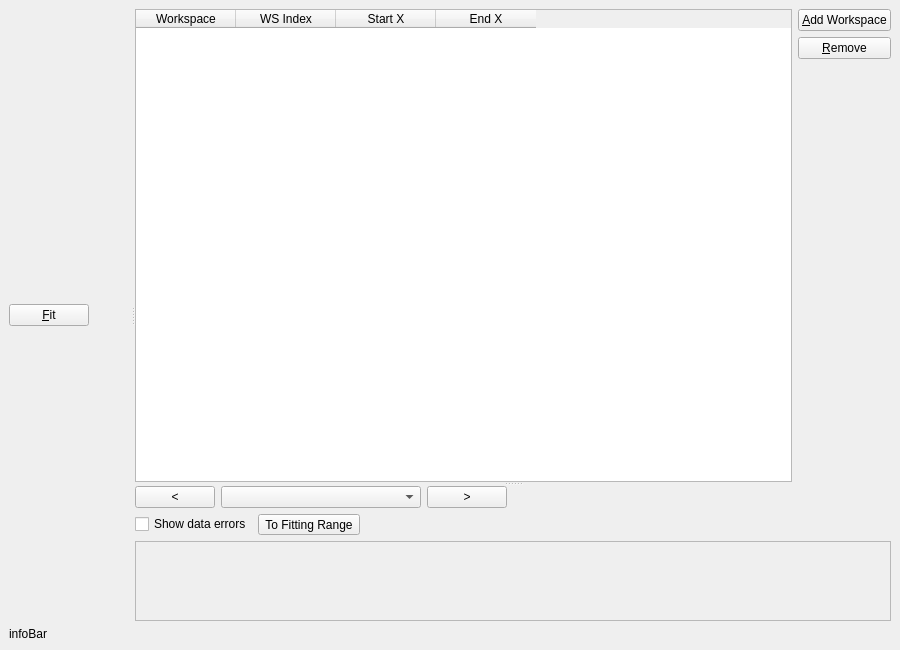
<?xml version="1.0" encoding="UTF-8"?>
<ui version="4.0">
 <class>MultiDatasetFit</class>
 <widget class="QMainWindow" name="MultiDatasetFit">
  <property name="geometry">
   <rect>
    <x>0</x>
    <y>0</y>
    <width>900</width>
    <height>650</height>
   </rect>
  </property>
  <property name="windowTitle">
   <string>Multi-dataset fitting</string>
  </property>
  <widget class="QWidget" name="centralwidget">
   <layout class="QVBoxLayout" name="verticalLayout_3" stretch="1,0">
    <item>
     <widget class="QSplitter" name="hSplitter">
      <property name="orientation">
       <enum>Qt::Horizontal</enum>
      </property>
      <widget class="QWidget" name="verticalLayoutWidget_2">
       <layout class="QVBoxLayout" name="browserLayout">
        <item>
         <layout class="QHBoxLayout" name="horizontalLayout_3">
          <item>
           <widget class="QPushButton" name="btnFit">
            <property name="toolTip">
             <string>Start multi-dataset fitting</string>
            </property>
            <property name="text">
             <string>&amp;Fit</string>
            </property>
           </widget>
          </item>
          <item>
           <spacer name="horizontalSpacer_2">
            <property name="orientation">
             <enum>Qt::Horizontal</enum>
            </property>
            <property name="sizeHint" stdset="0">
             <size>
              <width>40</width>
              <height>20</height>
             </size>
            </property>
           </spacer>
          </item>
         </layout>
        </item>
       </layout>
      </widget>
      <widget class="QSplitter" name="vSplitter">
       <property name="orientation">
        <enum>Qt::Vertical</enum>
       </property>
       <widget class="QWidget" name="layoutWidget">
        <layout class="QHBoxLayout" name="horizontalLayout_2">
         <item>
          <widget class="QTableWidget" name="dataTable">
           <property name="editTriggers">
            <set>QAbstractItemView::AnyKeyPressed|QAbstractItemView::DoubleClicked|QAbstractItemView::EditKeyPressed</set>
           </property>
           <column>
            <property name="text">
             <string>Workspace</string>
            </property>
           </column>
           <column>
            <property name="text">
             <string>WS Index</string>
            </property>
           </column>
           <column>
            <property name="text">
             <string>Start X</string>
            </property>
           </column>
           <column>
            <property name="text">
             <string>End X</string>
            </property>
           </column>
          </widget>
         </item>
         <item>
          <layout class="QVBoxLayout" name="verticalLayout_2">
           <item>
            <widget class="QPushButton" name="btnAddWorkspace">
             <property name="toolTip">
              <string>Add one or more spectra from a workspace</string>
             </property>
             <property name="text">
              <string>&amp;Add Workspace</string>
             </property>
            </widget>
           </item>
           <item>
            <widget class="QPushButton" name="btnRemove">
             <property name="toolTip">
              <string>Remove selected spectra</string>
             </property>
             <property name="text">
              <string>&amp;Remove</string>
             </property>
            </widget>
           </item>
           <item>
            <spacer name="verticalSpacer">
             <property name="orientation">
              <enum>Qt::Vertical</enum>
             </property>
             <property name="sizeHint" stdset="0">
              <size>
               <width>20</width>
               <height>40</height>
              </size>
             </property>
            </spacer>
           </item>
          </layout>
         </item>
        </layout>
       </widget>
       <widget class="QWidget" name="verticalLayoutWidget">
        <layout class="QVBoxLayout" name="verticalLayout">
         <property name="spacing">
          <number>6</number>
         </property>
         <item>
          <layout class="QHBoxLayout" name="horizontalLayout">
           <item>
            <widget class="QPushButton" name="btnPrev">
             <property name="toolTip">
              <string>Display previous data set</string>
             </property>
             <property name="text">
              <string>&lt;</string>
             </property>
             <property name="shortcut">
              <string>Alt+,</string>
             </property>
            </widget>
           </item>
           <item>
            <widget class="QComboBox" name="cbPlotSelector">
             <property name="sizePolicy">
              <sizepolicy hsizetype="Minimum" vsizetype="Fixed">
               <horstretch>0</horstretch>
               <verstretch>0</verstretch>
              </sizepolicy>
             </property>
             <property name="minimumSize">
              <size>
               <width>200</width>
               <height>0</height>
              </size>
             </property>
             <property name="toolTip">
              <string>Select a data set</string>
             </property>
            </widget>
           </item>
           <item>
            <widget class="QPushButton" name="btnNext">
             <property name="sizePolicy">
              <sizepolicy hsizetype="Fixed" vsizetype="Fixed">
               <horstretch>0</horstretch>
               <verstretch>0</verstretch>
              </sizepolicy>
             </property>
             <property name="minimumSize">
              <size>
               <width>0</width>
               <height>0</height>
              </size>
             </property>
             <property name="toolTip">
              <string>Display next data set</string>
             </property>
             <property name="text">
              <string>&gt;</string>
             </property>
             <property name="shortcut">
              <string>Alt+.</string>
             </property>
            </widget>
           </item>
           <item>
            <spacer name="horizontalSpacer">
             <property name="orientation">
              <enum>Qt::Horizontal</enum>
             </property>
             <property name="sizeHint" stdset="0">
              <size>
               <width>40</width>
               <height>20</height>
              </size>
             </property>
            </spacer>
           </item>
          </layout>
         </item>
         <item>
          <widget class="QStackedWidget" name="toolOptions">
           <property name="sizePolicy">
            <sizepolicy hsizetype="Preferred" vsizetype="Fixed">
             <horstretch>0</horstretch>
             <verstretch>0</verstretch>
            </sizepolicy>
           </property>
           <property name="currentIndex">
            <number>0</number>
           </property>
           <widget class="QWidget" name="ZoomPage">
            <layout class="QHBoxLayout" name="horizontalLayout_4">
             <property name="margin">
              <number>0</number>
             </property>
             <item>
              <widget class="QCheckBox" name="cbShowDataErrors">
               <property name="toolTip">
                <string>Show the error bars on the data curve.</string>
               </property>
               <property name="text">
                <string>Show data errors</string>
               </property>
              </widget>
             </item>
             <item>
              <widget class="QToolButton" name="btnToFittingRange">
               <property name="toolTip">
                <string>Zoom to current fitting range.</string>
               </property>
               <property name="text">
                <string>To Fitting Range</string>
               </property>
              </widget>
             </item>
             <item>
              <spacer name="horizontalSpacer_4">
               <property name="orientation">
                <enum>Qt::Horizontal</enum>
               </property>
               <property name="sizeHint" stdset="0">
                <size>
                 <width>40</width>
                 <height>20</height>
                </size>
               </property>
              </spacer>
             </item>
            </layout>
           </widget>
           <widget class="QWidget" name="RangePage">
            <layout class="QHBoxLayout" name="horizontalLayout_5">
             <property name="margin">
              <number>0</number>
             </property>
             <item>
              <widget class="QCheckBox" name="cbApplyRangeToAll">
               <property name="toolTip">
                <string>Apply selected fitting range to all spectra.</string>
               </property>
               <property name="text">
                <string>Apply to all spectra</string>
               </property>
              </widget>
             </item>
             <item>
              <widget class="QToolButton" name="btnToVisibleRange">
               <property name="toolTip">
                <string>Set fitting range to visible region.</string>
               </property>
               <property name="text">
                <string>To Visible</string>
               </property>
              </widget>
             </item>
             <item>
              <spacer name="horizontalSpacer_3">
               <property name="orientation">
                <enum>Qt::Horizontal</enum>
               </property>
               <property name="sizeHint" stdset="0">
                <size>
                 <width>543</width>
                 <height>20</height>
                </size>
               </property>
              </spacer>
             </item>
            </layout>
           </widget>
          </widget>
         </item>
         <item>
          <widget class="QwtPlot" name="plot">
           <property name="frameShape">
            <enum>QFrame::StyledPanel</enum>
           </property>
           <property name="frameShadow">
            <enum>QFrame::Raised</enum>
           </property>
          </widget>
         </item>
        </layout>
       </widget>
      </widget>
     </widget>
    </item>
    <item>
     <widget class="QLabel" name="infoBar">
      <property name="text">
       <string>infoBar</string>
      </property>
     </widget>
    </item>
   </layout>
  </widget>
 </widget>
 <customwidgets>
  <customwidget>
   <class>QwtPlot</class>
   <extends>QFrame</extends>
   <header location="global">qwt_plot.h</header>
   <container>1</container>
  </customwidget>
 </customwidgets>
 <tabstops>
  <tabstop>btnAddWorkspace</tabstop>
  <tabstop>dataTable</tabstop>
  <tabstop>btnRemove</tabstop>
  <tabstop>btnPrev</tabstop>
  <tabstop>btnFit</tabstop>
  <tabstop>btnNext</tabstop>
  <tabstop>cbPlotSelector</tabstop>
 </tabstops>
 <resources>
  <include location="../../../icons/CustomInterfacesIcons.qrc"/>
 </resources>
 <connections/>
</ui>
